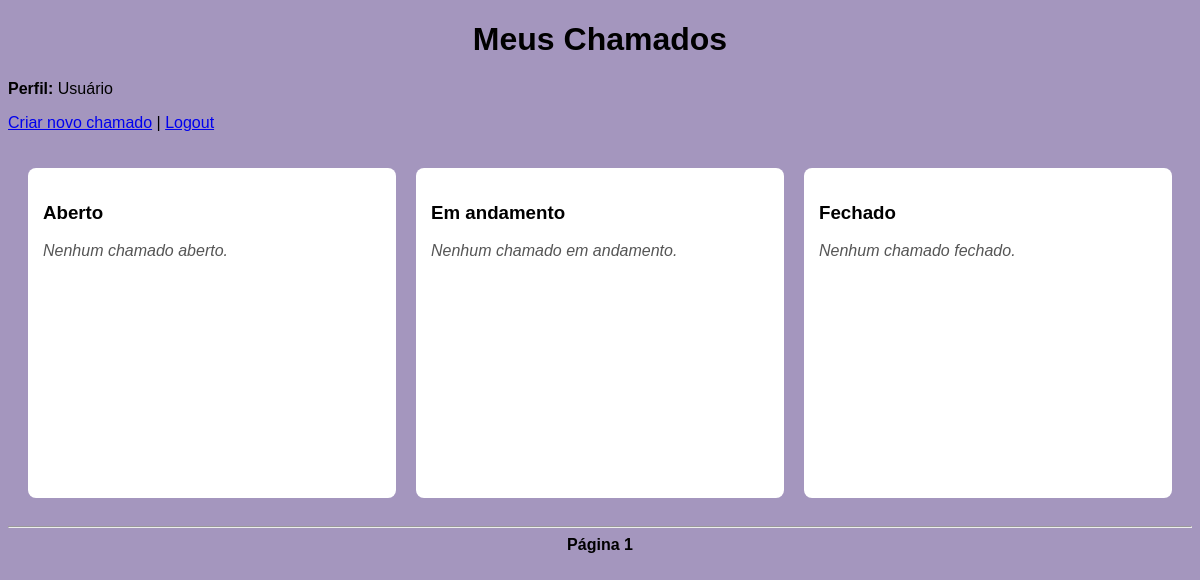
The app's page /meus-chamados (signed in), older data.
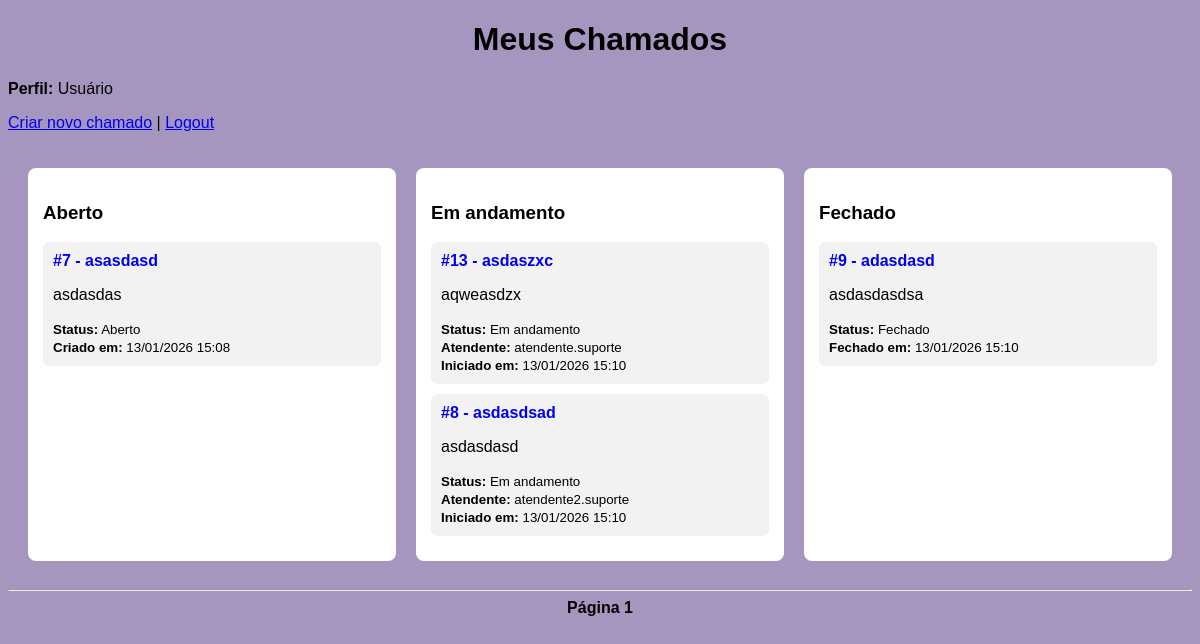
The same page, newer data.
### tables this page shows
CREATE TABLE tickets (
    id INTEGER PRIMARY KEY AUTOINCREMENT, -- ID único do chamado (auto incremento)

    titulo TEXT NOT NULL,                 -- Título do chamado
    descricao TEXT NOT NULL,              -- Descrição do problema

    status TEXT NOT NULL,                 -- Status do ticket: Aberto | Em andamento | Fechado

    user_id INTEGER NOT NULL,             -- ID do usuário que criou o chamado

    attendant_id INTEGER,                 -- ID do atendente responsável (pode ser NULL)

    created_at TEXT NOT NULL,             -- Data/hora de criação do chamado

    started_at TEXT,                      -- Data/hora de início do atendimento (pode ser NULL)
    closed_at TEXT,                       -- Data/hora de fechamento (pode ser NULL)

    is_hidden INTEGER NOT NULL,           -- 0 = visível | 1 = oculto (soft delete)

    hidden_by INTEGER,                    -- ID de quem ocultou (atendente/admin)
    hidden_at TEXT                        -- Data/hora que foi ocultado
);

CREATE TABLE users (
    id INTEGER PRIMARY KEY AUTOINCREMENT,
    username TEXT NOT NULL UNIQUE,
    email TEXT,
    senha TEXT NOT NULL,
    is_admin INTEGER NOT NULL
);

### app.py (the view)
@app.route('/meus-chamados')
def meus_chamados():
    if 'user_id' not in session:
        return redirect(url_for('login'))
    if session.get('nivel') != 0:
        return redirect(url_for('dashboard'))
    page = int(request.args.get('page', 1))
    offset = (page - 1) * PER_PAGE
    conn = get_db_connection()
    cursor = conn.cursor()
    cursor.execute("""
        SELECT COUNT(*)
        FROM tickets
        WHERE is_hidden = 0 AND user_id = ?
    """, (session['user_id'],))
    total = cursor.fetchone()[0]
    cursor.execute("""
        SELECT
            tickets.id,
            tickets.titulo,
            tickets.descricao,
            tickets.status,
            tickets.created_at,
            tickets.started_at,
            tickets.closed_at,
            tickets.is_hidden,
            creator.username,
            attendant.username
        FROM tickets
        JOIN users AS creator ON tickets.user_id = creator.id
        LEFT JOIN users AS attendant ON tickets.attendant_id = attendant.id
        WHERE tickets.is_hidden = 0
          AND tickets.user_id = ?
        ORDER BY tickets.id DESC
        LIMIT ? OFFSET ?
    """, (session['user_id'], PER_PAGE, offset))
    tickets = cursor.fetchall()
    conn.close()
    abertos = [t for t in tickets if t[3] == 'Aberto']
    andamento = [t for t in tickets if t[3] == 'Em andamento']
    fechados = [t for t in tickets if t[3] == 'Fechado']
    has_prev = page > 1
    has_next = (offset + PER_PAGE) < total
    return render_template(
        'meus_chamados_kanban.html',
        abertos=abertos,
        andamento=andamento,
        fechados=fechados,
        page=page,
        has_prev=has_prev,
        has_next=has_next
    )

### app.py (called while the page is built)
def get_db_connection():
    conn = sqlite3.connect('database.db')
    return conn

### templates/meus_chamados_kanban.html (shortened to what this page needs)
<!DOCTYPE html>
<html lang="pt-br">
<head>
    <link rel="stylesheet" href="{{ url_for('static', filename='style.css') }}">
</head>
<body>
<h1>Meus Chamados</h1>
<p><strong>Perfil:</strong> Usuário</p>
<p>
    <a href="{{ url_for('create_ticket') }}">Criar novo chamado</a> |
    <a href="{{ url_for('logout') }}">Logout</a>
</p>
<div class="kanban">
    <div class="coluna">
        <h3>Aberto</h3>
        {% for t in abertos %}
            <div class="card">
                <strong>
                    <a href="{{ url_for('ticket_detail', ticket_id=t[0]) }}">
                        #{{ t[0] }} - {{ t[1] }}
                    </a>
                </strong>
                <p>{{ t[2] }}</p>
                <small>
                    <strong>Status:</strong> {{ t[3] }}<br>
                    <strong>Criado em:</strong> {{ t[4] }}
                </small>
            </div>
        {% else %}
            <p class="vazio">Nenhum chamado aberto.</p>
        {% endfor %}
    </div>
    <div class="coluna">
        <h3>Em andamento</h3>
        {% for t in andamento %}
            <div class="card">
                <strong>
                    <a href="{{ url_for('ticket_detail', ticket_id=t[0]) }}">
                        #{{ t[0] }} - {{ t[1] }}
                    </a>
                </strong>
                <p>{{ t[2] }}</p>
                <small>
                    <strong>Status:</strong> {{ t[3] }}<br>
                    <strong>Atendente:</strong> {{ t[9] or "—" }}<br>
                    <strong>Iniciado em:</strong> {{ t[5] or "—" }}
                </small>
            </div>
        {% else %}
            <p class="vazio">Nenhum chamado em andamento.</p>
        {% endfor %}
    </div>
    <div class="coluna">
        <h3>Fechado</h3>
        {% for t in fechados %}
            <div class="card">
                <strong>
                    <a href="{{ url_for('ticket_detail', ticket_id=t[0]) }}">
                        #{{ t[0] }} - {{ t[1] }}
                    </a>
                </strong>
                <p>{{ t[2] }}</p>
                <small>
                    <strong>Status:</strong> {{ t[3] }}<br>
                    <strong>Fechado em:</strong> {{ t[6] or "—" }}
                </small>
            </div>
        {% else %}
            <p class="vazio">Nenhum chamado fechado.</p>
        {% endfor %}
    </div>
</div>
<hr>
<div style="text-align: center;">
    <strong style="margin: 0 10px;">Página {{ page }}</strong>
</div>
</body>
</html>

### static/style.css (style rules this page uses)
body { font-family: Arial, Helvetica, sans-serif; background-color: rgb(164, 150, 190); }
h1 { text-align: center; }
.kanban { display: flex; gap: 20px; padding: 20px; }
.coluna { background: #ffffff; padding: 15px; border-radius: 8px; width: 100%; min-height: 300px; }
.card { background: #f2f2f2; padding: 10px; border-radius: 6px; margin-bottom: 10px; }
.card a { text-decoration: none; }

Row changes from the older to the newer data that the page shows:
added tickets: id "7", titulo "asasdasd", descricao "asdasdas", status "Aberto", created_at "13/01/2026 15:08"
added tickets: id "13", titulo "asdaszxc", descricao "aqweasdzx", status "Em andamento", username "atendente.suporte", started_at "13/01/2026 15:10"
added tickets: id "8", titulo "asdasdsad", descricao "asdasdasd", status "Em andamento", username "atendente2.suporte", started_at "13/01/2026 15:10"
added tickets: id "9", titulo "adasdasd", descricao "asdasdasdsa", status "Fechado", closed_at "13/01/2026 15:10"
Text that changed along with them:
text no longer shown: "Nenhum chamado aberto. Nenhum chamado em andamento. Nenhum chamado fechado."
